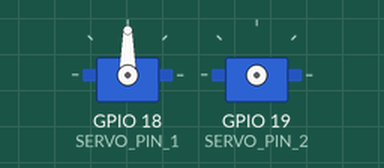
Bench run of a program on a simulated Raspberry Pi (BCM pin numbers). Parts: 2 × servo. Servo angles are drawn from the pulse width (0.5 ms = 0°, 2.5 ms = 180°). At 3.6 s the program stops and its outputs stay as they are.

Above: at 0.1 s.
At 1.37 s:
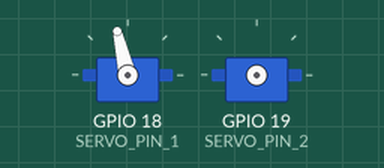
At 2.5 s:
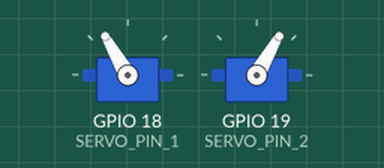
Timing chart, 0 to 4.0 s (numbered marks = the images above):
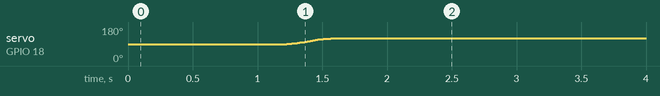

The program:

servoTest.py
```python
# sudo apt-get install pigpio
# sudo systemctl enable pigpiod
# sudo systemctl start pigpiod
import pigpio, time, math

SERVO_PIN_1 = 18
SERVO_PIN_2 = 19

MIN_US = 1000   # 1.0 ms
MAX_US = 2000   # 2.0 ms

pi = pigpio.pi()
if not pi.connected:
    raise RuntimeError("pigpio daemon not running")

def angle_to_us(angle):
    angle = max(0, min(180, angle))
    return int(MIN_US + (angle/180.0)*(MAX_US - MIN_US))

def set_angle(pin, angle, hold=True, ramp_ms=400, steps=20):
    start = pi.get_servo_pulsewidth(pin)
    if start < 500 or start > 2500:
        start = angle_to_us(angle)  # l?n d?u
    target = angle_to_us(angle)
    for i in range(1, steps+1):
        t = i/steps
        s = 0.5 - 0.5*math.cos(math.pi*t)
        pw = int(start + (target - start)*s)
        pi.set_servo_pulsewidth(pin, pw)
        time.sleep(max(ramp_ms/1000.0/steps, 0.01))
    if not hold:
        pi.set_servo_pulsewidth(pin, 0)  # 0 = t?t xung (nh?)

# demo
try:
    set_angle(SERVO_PIN_1, 90,  hold=True)
    time.sleep(0.8)
    set_angle(SERVO_PIN_1, 150, hold=True)
    time.sleep(0.8)
    set_angle(SERVO_PIN_2, 30,  hold=True)
    time.sleep(0.8)
finally:

    pi.set_servo_pulsewidth(SERVO_PIN_1, 0)
    pi.set_servo_pulsewidth(SERVO_PIN_2, 0)
    pi.stop()
```

Measured:
- by itself, servo on GPIO 18 (SERVO_PIN_1): moves from 90° to 120° over 0.34 s
